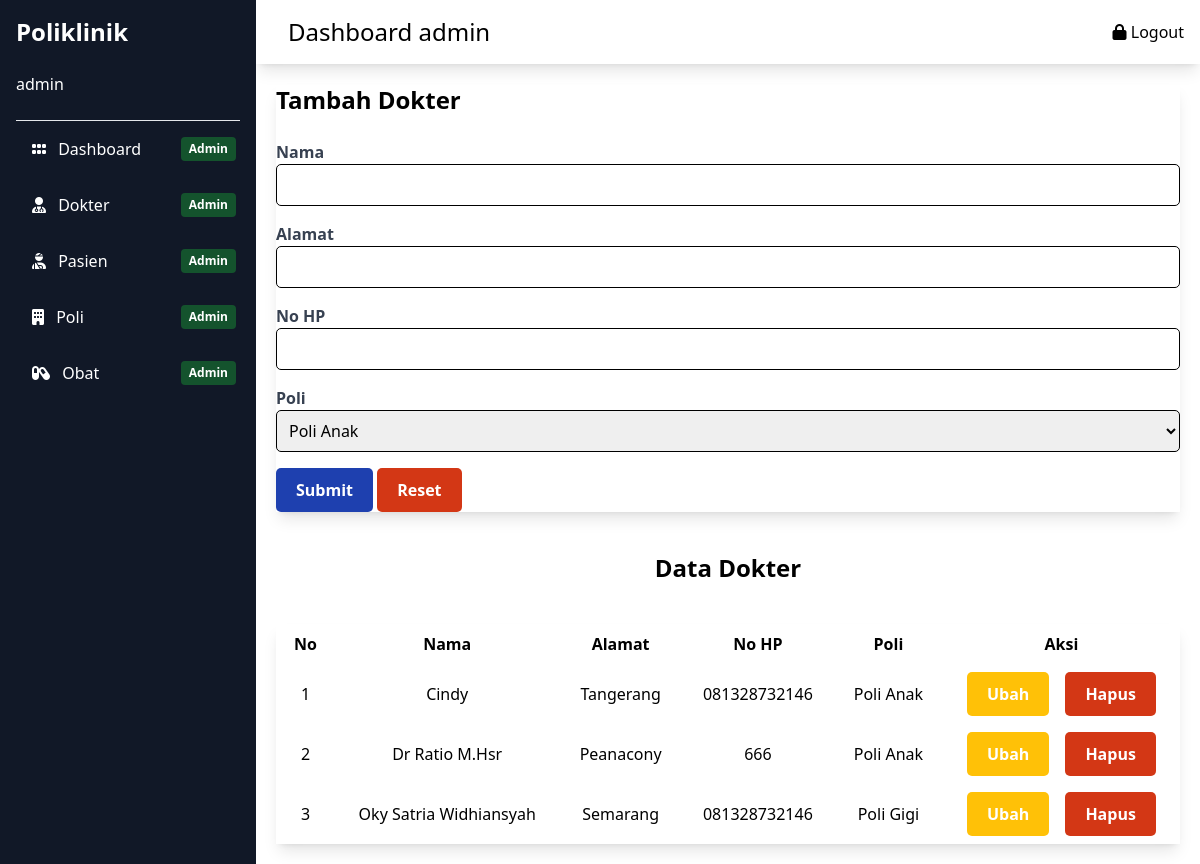
The app's page /public/pages/admin/dokter.php (signed in) with its own data.
### tables this page shows
CREATE TABLE `dokter` (
  `id` int(11) NOT NULL,
  `id_poli` int(11) NOT NULL,
  `nama` varchar(255) NOT NULL,
  `alamat` varchar(255) NOT NULL,
  `no_hp` varchar(50) NOT NULL
);

CREATE TABLE `poli` (
  `id` int(11) NOT NULL,
  `nama_poli` varchar(255) NOT NULL,
  `keterangan` text NOT NULL
);

### public/pages/admin/dokter.php (the view, shortened to what this page needs)
<?php
include("../../../config/conn.php");
$akses = $_SESSION['akses'];
$username = $_SESSION['username'];
?>
<!DOCTYPE html>
<html lang="en">
<head>
    <link href="../../../src/styles.css" rel="stylesheet">
    <link rel="stylesheet" href="https://cdnjs.cloudflare.com/ajax/libs/font-awesome/6.0.0-beta3/css/all.min.css">
</head>
<body>
        <?php include ("../../../src/components/sidebar.php") ?>
        <?php include ("../../../src/components/navbar-dashboard.php") ?>
        <div class="main-content p-5 flex-grow md:ml-64 transition-all">
            <form action="<?php echo htmlspecialchars($_SERVER["PHP_SELF"]); ?>" method="post" class="w-full flex flex-col shadow-lg p-8">
                <h1 class="text-2xl font-bold">Tambah Dokter</h1>
                <br>
                <div class="mb-4 flex flex-col">
                    <label for="nama" class="block text-gray-700 font-bold mb-2 text-xl">Nama</label>
                    <input type="text" id="nama" name="nama" class="form-input rounded-md border border-blue-900 p-2">
                </div>
                <div class="mb-4 flex flex-col">
                    <label for="alamat" class="block text-gray-700 font-bold mb-2 text-xl">Alamat</label>
                    <input type="text" id="alamat" name="alamat" class="form-input rounded-md border border-blue-900 p-2" >
                </div>
                <div class="mb-4 flex flex-col">
                    <label for="no_hp" class="block text-gray-700 font-bold mb-2 text-xl">No HP</label>
                    <input type="text" id="no_hp" name="no_hp" class="form-input rounded-md border border-blue-900 p-2">
                </div>
                <div class="mb-4 flex flex-col">
                    <label for="poli" class="block text-gray-700 font-bold mb-2 text-xl">Poli</label>
                    <select id="poli" name="poli" class="form-select rounded-md border border-blue-900 p-2">
                        <?php
                        $sql = "SELECT * FROM poli";
                        $stmt = $conn->query($sql);
                        while ($row = $stmt->fetch(PDO::FETCH_ASSOC)) {
                            $selected = ($row['id'] == $id_poli) ? "selected" : "";
                            echo "<option value='" . $row['id'] . "' $selected>" . $row['nama_poli'] . "</option>";
                        }
                        ?>
                    </select>
                </div>
                <div class="button-container">
                    <button type="submit" class="submit-button text-white font-bold py-2 px-4 rounded">
                        Submit
                    </button>
                    <button type="reset" class="reset-button text-white font-bold py-2 px-4 rounded">
                        Reset
                    </button>
                </div>
            </form>
            <h2 class="text-2xl font-bold my-10 text-center">Data Dokter</h2>
            <div class="mt-8 p-8 shadow-lg flex flex-col text-center overflow-auto">
                <table class="table-auto ">
                    <thead class="border-b-2 border-black">
                        <tr>
                            <th class="px-4 py-2">No</th>
                            <th class="px-4 py-2">Nama</th>
                            <th class="px-4 py-2">Alamat</th>
                            <th class="px-4 py-2">No HP</th>
                            <th class="px-4 py-2">Poli</th>
                            <th class="px-4 py-2">Aksi</th>
                        </tr>
                    </thead>
                    <tbody>
                        <?php
                        $sql = "SELECT dokter.*, poli.nama_poli FROM dokter JOIN poli ON dokter.id_poli = poli.id";
                        $stmt = $conn->prepare($sql);
                        $stmt->execute();
                        $dokterList = $stmt->fetchAll(PDO::FETCH_ASSOC);
                        $index = 1;
                        foreach ($dokterList as $dokter) { ?>
                            <tr class='text-center'>
                                <td class='px-4 py-2'> <?= ($index++); ?></td>
                                <td class='px-4 py-2'> <?= $dokter['nama']; ?></td>
                                <td class='px-4 py-2'> <?= $dokter['alamat']; ?></td>
                                <td class='px-4 py-2'> <?= $dokter['no_hp'];  ?></td>
                                <td class='px-4 py-2'> <?= $dokter['nama_poli'];  ?></td>
                                <td class='px-4 py-2 flex justify-center w-full space-x-4'>
                                        <a class='ubah-button text-white font-bold rounded p-2' href='<?php echo str_replace("/dokter.php", "", $_SERVER["PHP_SELF"]) . "../dokter/update.php?id=" . $dokter['id']; ?>'>Ubah</a>
                                        <form action='' method='GET' class=''>
                                            <button type='submit' name='delete' class='reset-button text-white font-bold rounded p-2'>Hapus</button>
                                        </form>
                                </td>
                            </tr>
                            <?php
                        }
                        ?>
                    </tbody>
                </table>
            </div>
        </div>
</body>
</html>

### src/components/sidebar.php (shortened to what this page needs)
<div id="sidebar" class="sidebar fixed inset-y-0 left-0 w-64 bg-gray-900 text-white p-4 transform md:translate-x-0 -translate-x-full transition-transform duration-300 ease-in-out overflow-y-auto">
    <div class="flex items-center mb-6 justify-between">
        <h2 class="text-2xl font-bold text-center"><b>Poli</b>klinik</h2>
    </div>
    <p class="mb-6"><?php echo $username ?></p>
    <hr class="my-2 text-gray-600">
    <?php if ($akses == 'admin') : ?>
    <ul class="space-y-4">
        <li class="relative flex items-center py-2 px-4 rounded hover:bg-gray-700 justify-between">
            <a href="../admin">
                <i class="fa-solid fa-grip mr-2"></i>
                Dashboard
            </a>
            <span class="absolute right-1 bg-green-900 px-2 py-1 rounded text-xs font-bold">Admin</span>
        </li>
        <li class="relative flex items-center py-2 px-4 rounded hover:bg-gray-700 justify-between">
            <a href="../admin/dokter.php">
                <i class="fa-solid fa-user-doctor mr-2"></i>
                Dokter
            </a>
            <span class="absolute right-1 bg-green-900 px-2 py-1 rounded text-xs font-bold">Admin</span>
        </li>
        <li class="relative flex items-center py-2 px-4 rounded hover:bg-gray-700 justify-between">
            <a href="../admin/pasien.php">
                <i class="fa-solid fa-user-injured mr-2"></i>
                Pasien
            </a>
            <span class="absolute right-1 bg-green-900 px-2 py-1 rounded text-xs font-bold">Admin</span>
        </li>
        <li class="relative flex items-center py-2 px-4 rounded hover:bg-gray-700 justify-between">
            <a href="../admin/poli.php">
                <i class="fa-solid fa-building mr-2"></i>
                Poli
            </a>
            <span class="absolute right-1 bg-green-900 px-2 py-1 rounded text-xs font-bold">Admin</span>
        </li>
        <li class="relative flex items-center py-2 px-4 rounded hover:bg-gray-700 justify-between">
            <a href="../admin/obat.php">
                <i class="fa-solid fa-capsules mr-2"></i>
                Obat
            </a>
            <span class="absolute right-1 bg-green-900 px-2 py-1 rounded text-xs font-bold">Admin</span>
        </li>
        <?php endif; ?>
    </ul>
</div>

### src/components/navbar-dashboard.php (shortened to what this page needs)
<div class="dashboard flex-grow md:ml-64 transition-all">
    <nav class="flex justify-between items-center p-4 text-black shadow-lg z-30">
        <ul class="flex space-x-4 items-center text-2xl">
            <h1>Dashboard <?php echo $akses ?></h1>
        </ul>
        <ul class="flex space-x-4">
            <li>
                <i class="fa-solid fa-lock"></i>
                <a href="../auth/destroy.php" class="nav-link hover:text-blue-500">Logout</a>
            </li>
        </ul>
    </nav>
</div>

### public/pages/admin/dokter.php (style rules this page uses)
.border { border: 1px solid black; border-radius: 5px; }
.submit-button { background-color: #1E40AF; border: none; color: white; font-weight: bold; padding: 10px 20px; border-radius: 5px; transition: background-color 0.3s ease-in-out, border-color 0.3s ease-in-out; }
.reset-button { background-color: #D33715; border: none; color: white; font-weight: bold; padding: 10px 20px; border-radius: 5px; transition: background-color 0.3s ease-in-out, border-color 0.3s ease-in-out; }
.ubah-button { background-color: #ffc107; border: none; color: white; font-weight: bold; padding: 10px 20px; border-radius: 5px; transition: background-color 0.3s ease-in-out, border-color 0.3s ease-in-out; }

### records on screen
dokter: nama "Cindy", alamat "Tangerang", no_hp "081328732146", id_poli.nama_poli "Poli Anak"
dokter: nama "Dr Ratio M.Hsr", alamat "Peanacony", no_hp "666", id_poli.nama_poli "Poli Anak"
dokter: nama "Oky Satria Widhiansyah", alamat "Semarang", no_hp "081328732146", id_poli.nama_poli "Poli Gigi"

### other values on screen
$username "admin"
$akses "admin"
form field poli "Poli Anak"
